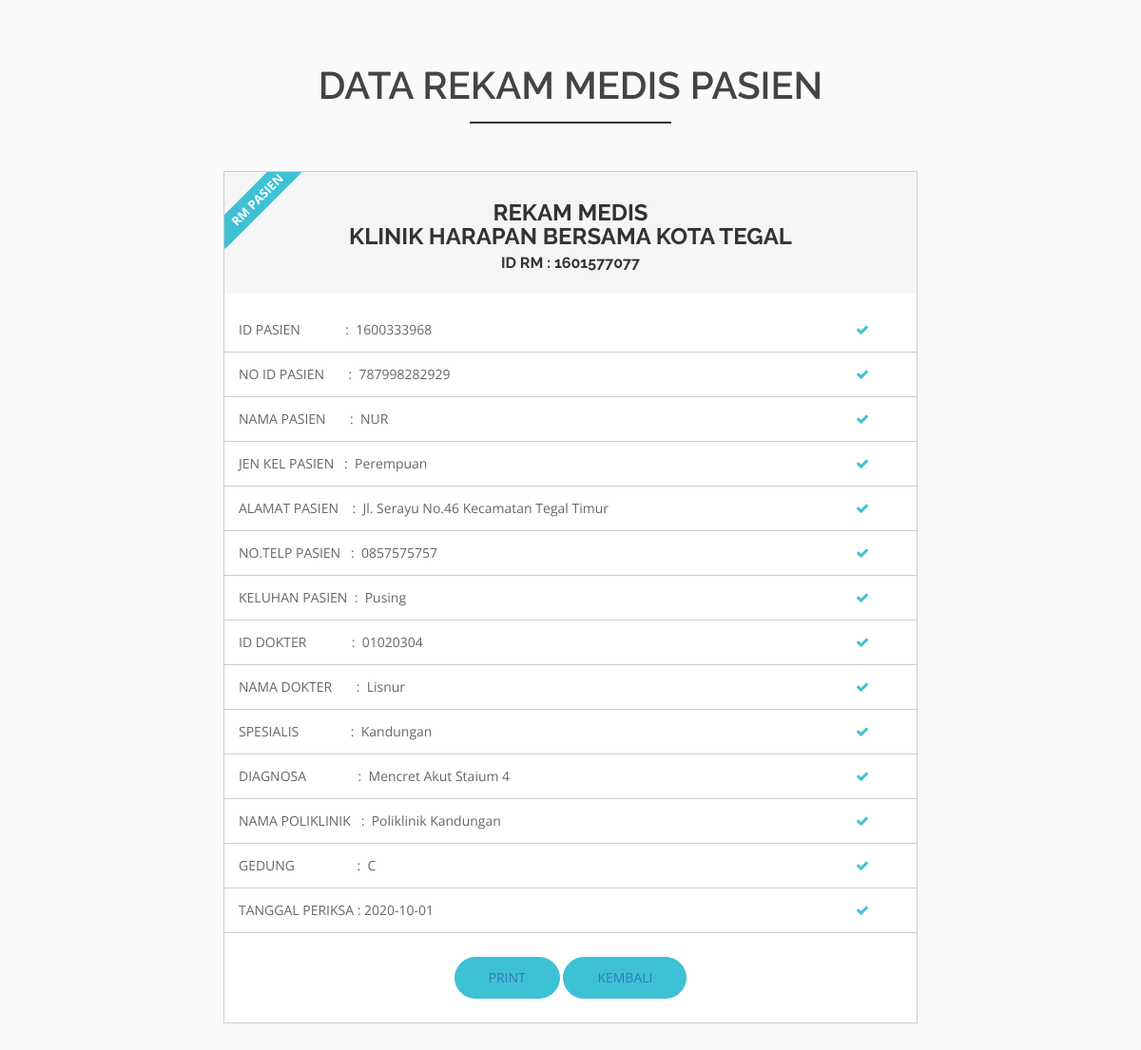
Screenshot of /admin/tampilrekammedis.php?tp=1601577077 with the database file from the repository.
### tables this page shows
CREATE TABLE `tb_rekammedis` (
  `id_rm` varchar(50) NOT NULL,
  `id_pasien` varchar(50) NOT NULL,
  `keluhan` text NOT NULL,
  `id_dokter` varchar(50) NOT NULL,
  `diagnosa` text NOT NULL,
  `id_poliklinik` varchar(50) NOT NULL,
  `riwayat` varchar(70) NOT NULL,
  `obat1` varchar(50) NOT NULL,
  `obat2` varchar(50) NOT NULL,
  `obat3` varchar(50) NOT NULL,
  `obat4` varchar(50) NOT NULL,
  `obat5` varchar(50) NOT NULL,
  `obat6` varchar(50) NOT NULL,
  `tindakan` varchar(70) NOT NULL,
  `tgl_periksa` date NOT NULL
);

CREATE TABLE `tb_pasien` (
  `id_pasien` varchar(50) NOT NULL,
  `nomor_identitas` varchar(30) NOT NULL,
  `nama` varchar(50) NOT NULL,
  `jk` varchar(10) NOT NULL,
  `alamat` varchar(100) NOT NULL,
  `no_telp` varchar(30) NOT NULL,
  `ps` varchar(30) NOT NULL,
  `tgl_lhr` date NOT NULL
);

CREATE TABLE `tb_dokter` (
  `id_dokter` varchar(30) NOT NULL,
  `nama_dokter` varchar(80) NOT NULL,
  `spesialis` varchar(15) NOT NULL,
  `alamat` text NOT NULL,
  `no_telp` varchar(20) NOT NULL
);

CREATE TABLE `tb_poliklinik` (
  `id_poliklinik` varchar(50) NOT NULL,
  `nama_poliklinik` varchar(50) NOT NULL,
  `gedung` varchar(50) NOT NULL
);

### admin/tampilrekammedis.php (the view, shortened to what this page needs)
<!DOCTYPE html>
<html>
<head>
	<link  	rel="stylesheet" type="text/css" href="lib/css/csstables/dataTables.bootstrap4.min.css" >
	<link 	rel="stylesheet" type="text/css" href="lib/css/csstables/bootstrap.css" >
	<link rel="stylesheet" href="css/AdminLTE.min.css">
	 <link href="lib/css/freelancer.min.css" rel="stylesheet">
	 <link href="lib/vendor/fontawesome-free/css/all.min.css" rel="stylesheet" type="text/css">
  	<link href="lib/bootstrap/css/bootstrap.min.css" rel="stylesheet">
  	<link href="lib/nivo-slider/css/nivo-slider.css" rel="stylesheet">
  	<link href="lib/owlcarousel/owl.carousel.css" rel="stylesheet">
  	<link href="lib/owlcarousel/owl.transitions.css" rel="stylesheet">
  	<link href="lib/font-awesome/css/font-awesome.min.css" rel="stylesheet">
  	<link href="lib/animate/animate.min.css" rel="stylesheet">
 	 <link href="lib/venobox/venobox.css" rel="stylesheet">
  	<link href="lib/css/style.css" rel="stylesheet">
 	 <link href="lib/css/responsive.css" rel="stylesheet">
 	 <link href="lib/css/font-awesome.css" rel="stylesheet">
</head>
<body id="page-top">
<?php
include"config.php";
$table = "tb_rekammedis";?>
<?php
	$ambil 	= $_GET['tp'];
    $sql= "SELECT * FROM tb_rekammedis INNER JOIN tb_dokter ON tb_rekammedis.id_dokter = tb_dokter.id_dokter
    INNER JOIN tb_pasien ON tb_rekammedis.id_pasien = tb_pasien.id_pasien
    INNER JOIN tb_poliklinik ON tb_rekammedis.id_poliklinik = tb_poliklinik.id_poliklinik
    WHERE id_rm = $ambil";
	$query 	= mysqli_query($koneksi, $sql);
	while($data = mysqli_fetch_array($query)){
		?>
  <div id="pricing" class="pricing-area area-padding" align="center">
    <div class="container">
      <div class="row">
        <div class="col-md-12 col-sm-1 col-xs-12">
          <div class="section-headline text-center">
            <h2>DATA REKAM MEDIS PASIEN</h2>
          </div>
        </div>
      </div>
      <div class="row">
    <div class="col-md-2 col-sm-6 col-xs-4">
    </div>
        <div class="col-md-8 col-sm-6 col-xs-4">
          <div class="pri_table_list active">
            <span class="saleon">RM PASIEN</span>
            <h3>REKAM MEDIS<br/> KLINIK HARAPAN BERSAMA KOTA TEGAL <br/> <span><?php echo "ID RM : ". $data['id_rm']; ?></span></h3>
            <ol>
              <li class="check">ID PASIEN &nbsp;&nbsp; &nbsp; &nbsp; &nbsp;&nbsp; &nbsp; : &nbsp;<?php echo $data['id_pasien']; ?></li>
              <li class="check">NO ID PASIEN &nbsp;&nbsp; &nbsp;&nbsp; : &nbsp;<?php echo $data['nomor_identitas']; ?></li>
              <li class="check">NAMA PASIEN &nbsp;&nbsp; &nbsp;&nbsp; : &nbsp;<?php echo $data['nama']; ?></li>
              <li class="check">JEN KEL PASIEN &nbsp; : &nbsp;<?php echo $data['jk']; ?></li>
              <li class="check">ALAMAT PASIEN &nbsp;&nbsp; : &nbsp;<?php echo $data['alamat']; ?></li>
              <li class="check">NO.TELP PASIEN&nbsp;&nbsp; : &nbsp;<?php echo $data['no_telp']; ?></li>
              <li class="check">KELUHAN PASIEN&nbsp; :&nbsp; <?php echo $data['keluhan']; ?>	</li>
              <li class="check">ID DOKTER &nbsp; &nbsp; &nbsp;&nbsp; &nbsp; &nbsp;&nbsp; : &nbsp;<?php echo $data['id_dokter']; ?></li>
              <li class="check">NAMA DOKTER &nbsp;&nbsp; &nbsp;&nbsp; : &nbsp;<?php echo $data['nama_dokter']; ?></li>
              <li class="check">SPESIALIS &nbsp;&nbsp; &nbsp; &nbsp; &nbsp; &nbsp; &nbsp;&nbsp; : &nbsp;<?php echo $data['spesialis']; ?></li>
              <li class="check">DIAGNOSA  &nbsp; &nbsp; &nbsp; &nbsp; &nbsp; &nbsp; &nbsp; :&nbsp; 		<?php echo $data['diagnosa']; ?></li>
              <li class="check">NAMA POLIKLINIK  &nbsp;  :&nbsp;     <?php echo $data['nama_poliklinik']; ?></li>
              <li class="check">GEDUNG  &nbsp; &nbsp; &nbsp; &nbsp; &nbsp; &nbsp;&nbsp; &nbsp; &nbsp; :&nbsp; <?php echo $data['gedung']; ?></li>
              <li class="check">TANGGAL PERIKSA&nbsp;:&nbsp;<?php echo $data['tgl_periksa']; ?>	</li>
             </ol>
            <button><a href="cetakpdf.php?&tp=<?php echo $data['id_rm']; ?> ">PRINT</button></a>
            <button><a href="rekammedis.php">KEMBALI</button></a>
          </div>
        </div>
        </div>
    </div>
  </div>
<?php
	}
?>
</body>
</html>

### rows the page displays
tb_rekammedis: id_rm "1601577077", id_pasien.id_pasien "1600333968", id_pasien.nomor_identitas "787998282929", id_pasien.nama "NUR", id_pasien.jk "Perempuan", id_pasien.alamat "Jl. Serayu No.46 Kecamatan Tegal Timur", id_pasien.no_telp "0857575757", keluhan "Pusing", id_dokter.id_dokter "01020304", id_dokter.nama_dokter "Lisnur", id_dokter.spesialis "Kandungan", diagnosa "Mencret Akut Staium 4", id_poliklinik.nama_poliklinik "Poliklinik Kandungan", id_poliklinik.gedung "C", tgl_periksa "2020-10-01"
